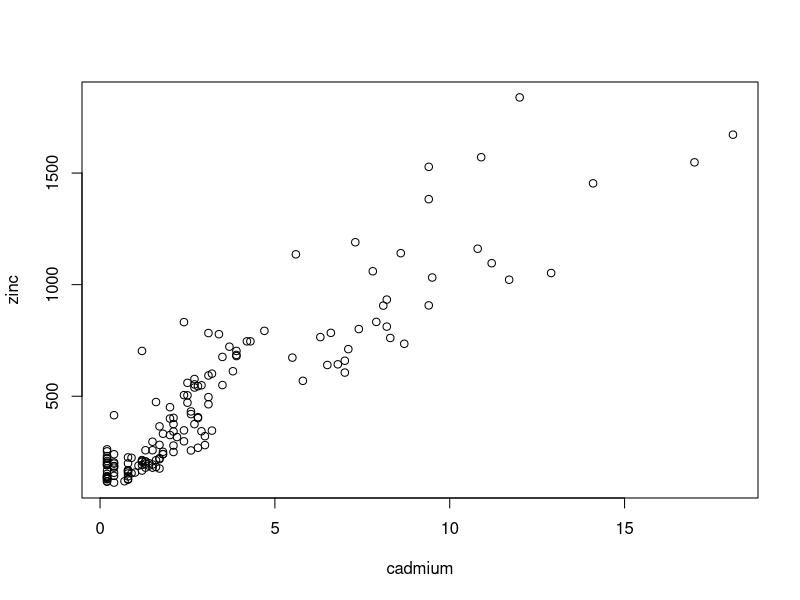
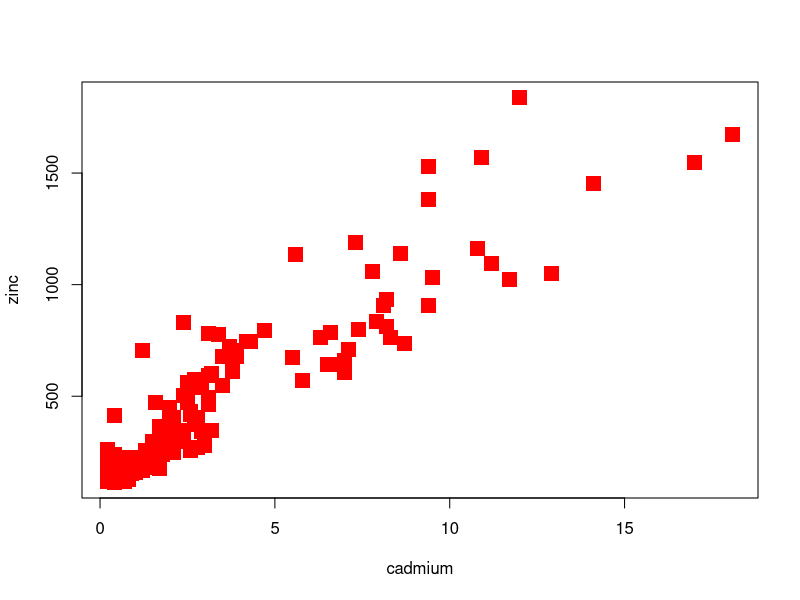
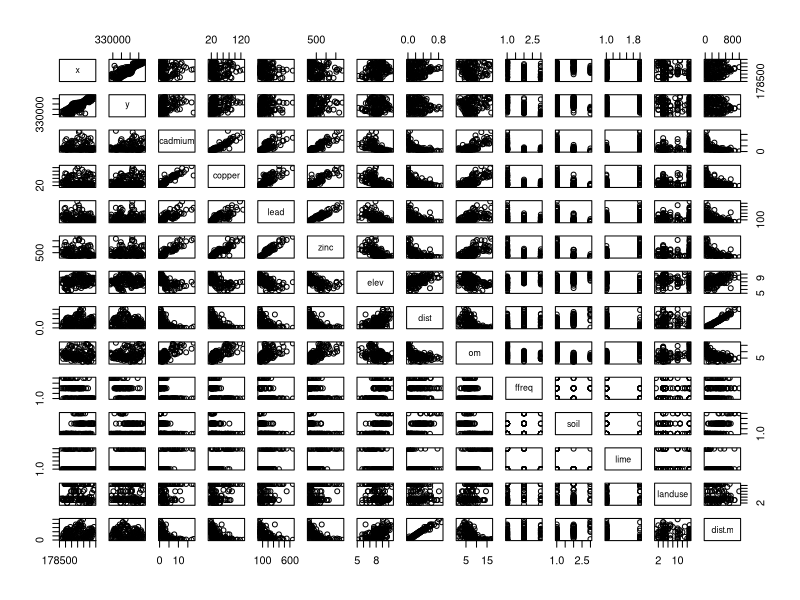
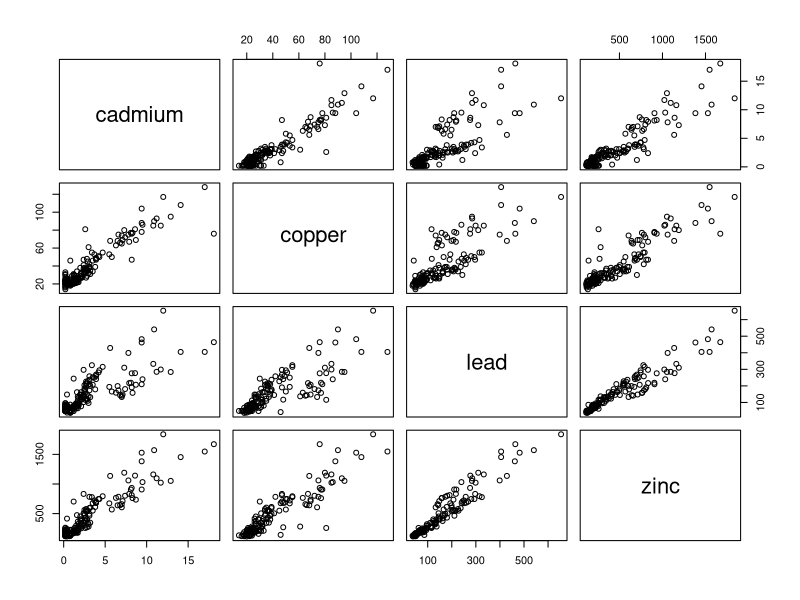
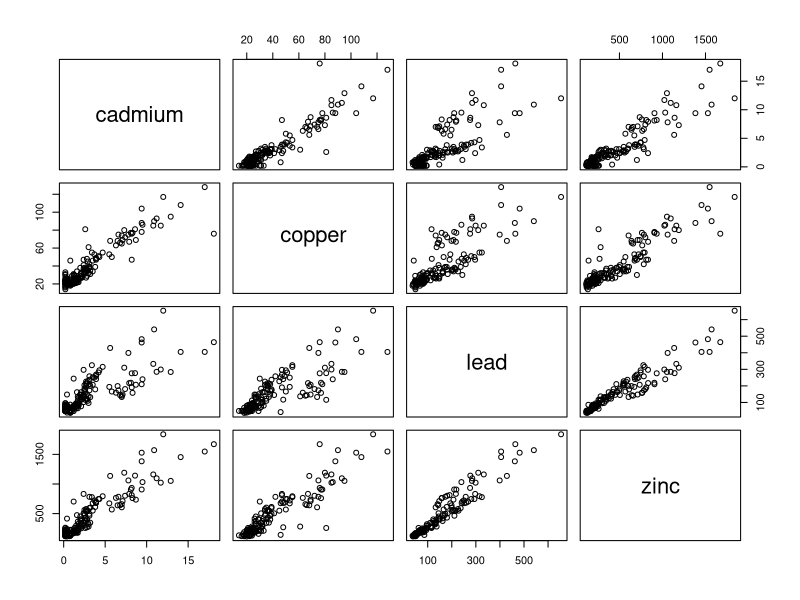
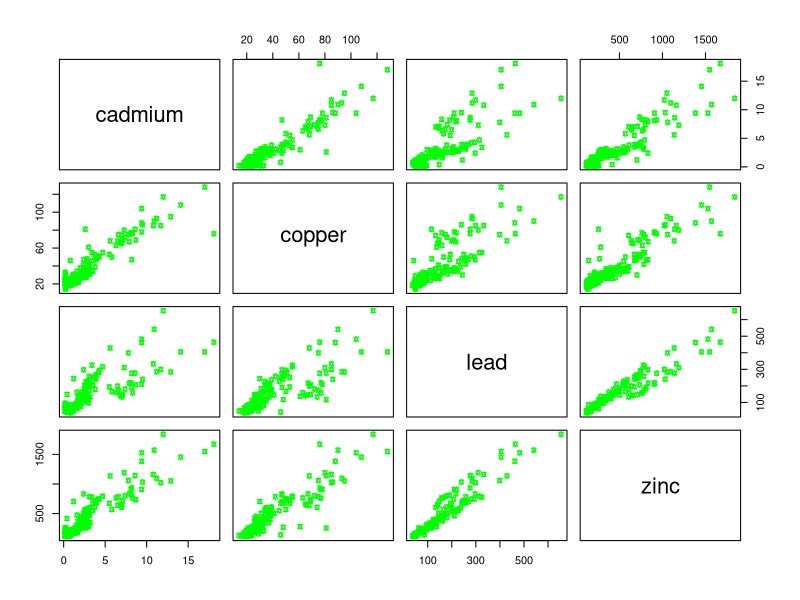
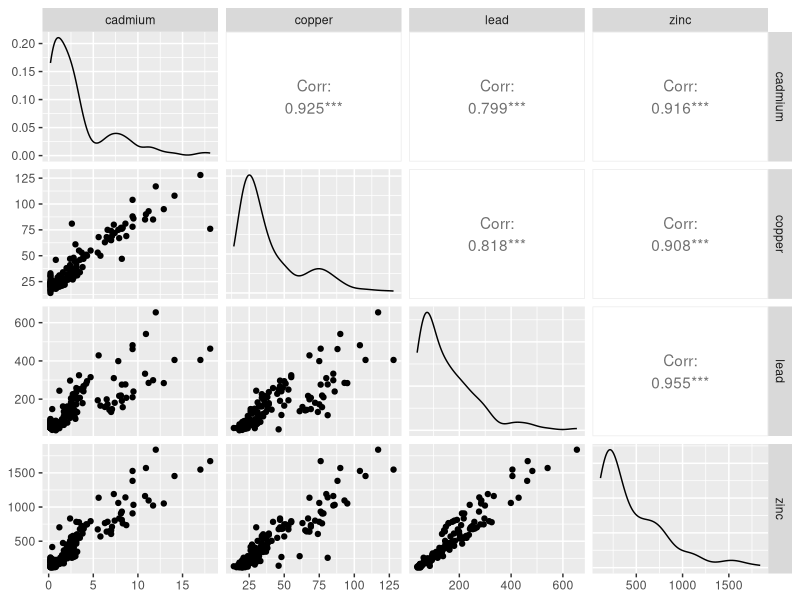

Recreate these plots in R, in order.
###Multipanel in R. The second lesson of monitoring ecosystem
#sp is a package for spatial data
install.packages("sp")
#GGally is a package that extends 'ggplot2' by adding several functions to reduce the complexity of combining geometric objects with transformed data.
install.packages("GGally")
#library( ) function is to be able to start using the functions (install.packages is like buying a book, library is like taking the book out from the bookshelf to start reading it
library(sp)  #require(sp) do also the same action
library(GGally)
#meuse is provided by package sp. is a data set comprising of four heavy metals measured in the top soil in a flood plain along the river Meuse
#data( ) allow users to load datasets from packages for use it in the workspace
data(meuse)
#attach( ) is to connect the dataset to the r search path
attach(meuse)

#EXERCISE: see the name of the variables and plot cadmium and zinc
meuse
plot(cadmium,zinc)

#There are 2 ways to see the names of the variable
#names( ) is used to see the names of the different variables
names(meuse)
#head( ) is used to see the first rows of the dataset
head(meuse)
#pch=a number, to change the character
#col to change the colour
#cex to change the size of the character
plot(cadmium,zinc,pch=15,col="red",cex=2)

#Exercise: make all the paiwise possible plots of the dataset)
#plo(x,cadmium)
#plot(x,zinc)
#plot,...
#no, plot is not a good idea!

#the function pairs( ) is used to produce a matrix of scatterplots
pairs(meuse)
#in case you recive the error "the size is too large" reshape with the mouse the graph window

#code to switch from the whole varaiable to the 4 variable
pairs(~ cadmium + copper + lead + zinc, data=meuse)

pairs(meuse[,3:6])

#Exercise:prettify the graph changing the character, colour and size
pairs(meuse[,3:6], pch=11, col="green", cex=0.7)


#ggpairs( ) is a GGally package with prettyfied graph
ggpairs(meuse[,3:6])
